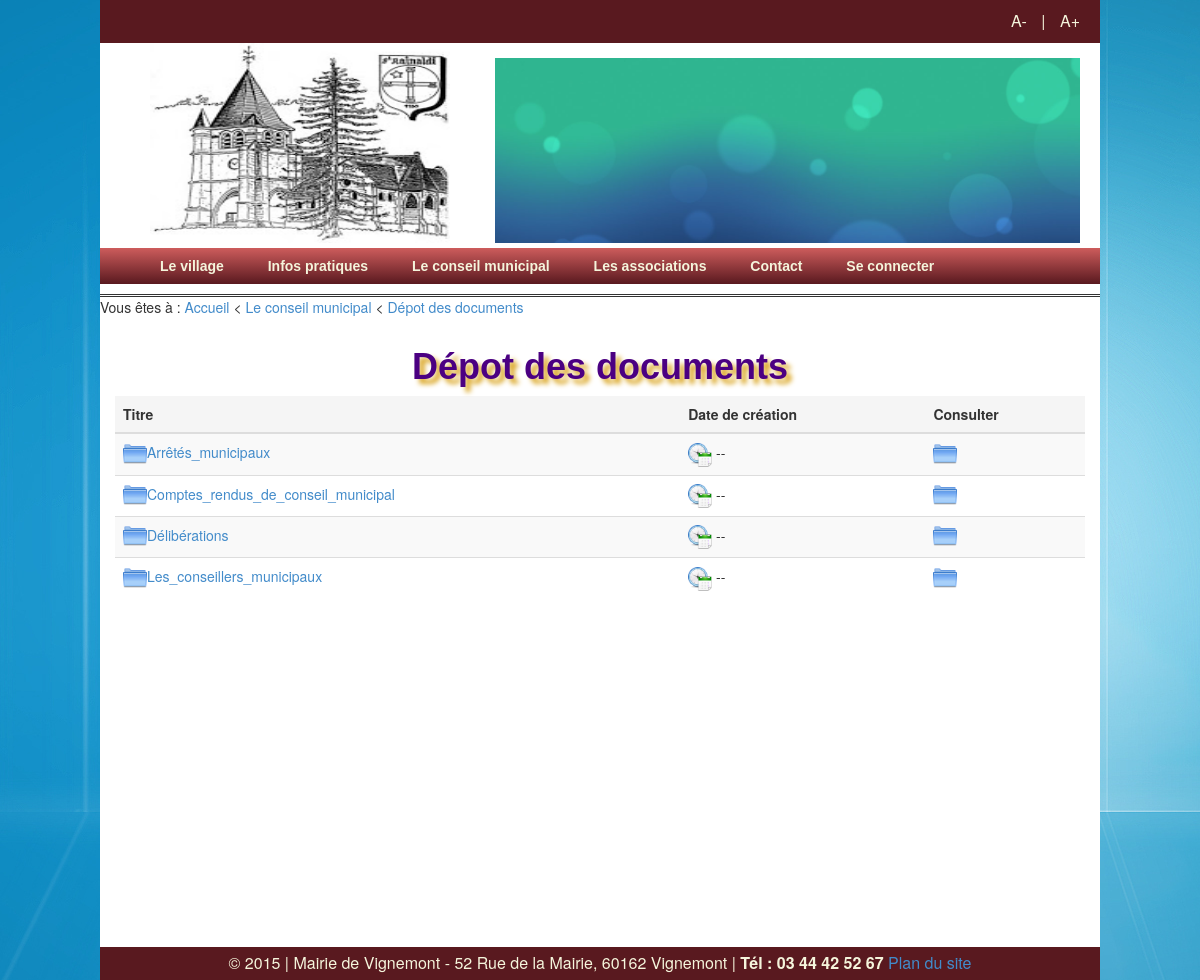
Screenshot of /depot.php with the database file from the repository.
### tables this page shows
CREATE TABLE menuItems
(nomItem varchar(50) primary key,
type varchar(20));

### depot.php (the view, shortened to what this page needs)
<?php
	$domaine = $_GET['domaine'];
	if (isset($domaine))
		$titre=$domaine;
	else
		$titre='Dépot des documents';
	require_once('header.php');
	require_once('menu.php');
?>
<?php
if (!(isset($domaine) && !estAdmin() && !estUserInterne() && $domaine=='Document_interne')){
	$bdd=connectionBD();
	if (isset($domaine)){
		$dom = mysqli_real_escape_string($bdd, $domaine);
		$sql="SELECT nom, file, create_time FROM depot WHERE domaine='$dom'";
	}else
		$sql="SELECT nomitem FROM menuItems WHERE type='depot'";
	$vQuery=mysqli_query($bdd, $sql);
	echo
	'<div id="main" class="container-fluid">
		<h1 style="color:Indigo;text-align:center;text-shadow: 5px 5px 5px GoldenRod;font-weight : bold;font-family: Tahoma, Geneva, sans-serif;">';
		echo str_replace('_',' ',$titre);
	echo '</h1><table class="table table-striped table-hover">
			<thead>
				<tr class="active">
					<th>Titre</th>
					<th>Date de création</th>
					<th>Consulter</th>';
			echo '</tr>
			</thead>
			<tbody><tr>';
	if( $vQuery ) {
		while ($row = mysqli_fetch_array($vQuery, MYSQLI_ASSOC)) {
			if (isset($domaine)){
				$path= "./source/depot/".$domaine."/".$row['file'];
				echo '<td><a href="#" onclick="window.open(\''. addslashes($path).'\', \'_blank\', \'fullscreen=yes\');"><span><img src="source/file.png" title="files" height="24" width="24"/></span>'.$row['nom'].'</a>';
				echo '<td><span><img src="source/time.png" title="time" height="24" width="24"/></span>'.$row['create_time'].'</a>';
				echo '<td><a href="#" onclick="window.open(\''. addslashes($path).'\', \'_blank\', \'fullscreen=yes\');"><span><img src="source/look.png" title="Consult" height="24" width="24"/></span></a></td>';
				echo '<td><a href="'.addslashes($path).'" download><span><img src="source/download.png" title="Download" height="24" width="24"/></span></a></td>';
				if (estAdmin()){
					echo '<td><a href="supprimerDepotFile.php?nom='.$row['nom'].'&domaine='.$domaine.'"><span>
					<img src="source/remove.png" title="Remove" height="24" width="24"/></span></a></td>';
				}
				echo '</tr>';
			}else{
				echo '<td><a href="depot.php?domaine='.$row['nomitem'].'"><span><img src="source/dossier.png" title="files" height="24" width="24"/></span>'.$row['nomitem'].'</a>';
				echo '<td><span><img src="source/time.png" title="time" height="24" width="24"/></span>      --</a></td>';
				echo '<td><a href="depot.php?domaine='.$row['nomitem'].'"><span><img src="source/dossier.png" title="Consult" height="24" width="24"/></span></a></td></tr>';
			}
		}
	}else
		echo '<p>Erreur dans la BDD !</p>'.mysqli_error($bdd);
	echo '</tbody>
		</table></div>';
?>
<?php
}else{
	alertContenuNonAutorise();
}
require_once('footer.php'); ?>

### header.php (shortened to what this page needs)
<!DOCTYPE html>
<html lang="fr">
    <head>
    	<?php
			include 'fonctions/fonction.php';
		?>
		<link href="css/bootstrap.min.css" rel="stylesheet">
		<link rel="stylesheet" href="css/total.css">
		<link rel="stylesheet" href="css/enteteSlider.css">
		<link rel="stylesheet" href="css/actualiteSlider.css">
		<link rel="stylesheet" href="css/galerieSlider.css">
        <link rel="stylesheet" href="css/menu.css">
		<link rel="stylesheet" type="text/css" href="css/app.css">
    </head>
    <body>

### menu.php (shortened to what this page needs)
<div id="total">
<div id="header">
	<span style="cursor:pointer"><a id="diminuer">A-</a></span> |
	<span style="cursor:pointer"><a id="agrandir">A+</a></span>
</div>
<div id="entete">
	<div id="embleme" style=" float:left;">
		<a href=".">
			<img width="300" height="200" border="0" src="source/embleme.jpg">
		</a>
	</div>
	<div id="enteteSlider">
		<ul>
			<?php
				afficheImage("./source/entete");
				$navigation = array();
				if($titre == "Histoire"
						|| $titre == "Aujourd'hui"
						|| $titre == "La_mairie"
						|| $titre == "L'école"
						|| $titre == "Salle_communale_Marcel_Bertin"
						|| $titre == "L'église"
						|| $titre == "Le_cimetière"
						|| $titre == "Album photo"){
					$cat = "Le village";
					echo "<ul>";
				}else if($titre == "Livret_d'accueil"
						|| $titre == "Petit_journal"){
					$cat = "Infos pratiques";
				}else if($titre == "Dépot des documents"
						|| $titre == "Les_conseillers_municipaux"
						|| $titre == "Comptes_rendus_de_conseil_municipal"
						|| $titre == "Arrêtés_municipaux"
						|| $titre == "Délibérations"){
					$cat = "Le conseil municipal";
				}else if($titre == "ALAE_Vignemont"
						|| $titre == "Tir_à_l'arc"
						|| $titre == "Festi_Vignemont"
						|| $titre == "Les_Vignes_Club"){
					$cat = "Les associations";
				}
				$navigation[0]=$cat;
				if ($titre != 'Accueil'){
					$navigation[1]=$titre;
				}
			?>
		</ul>
	</div>
</div>
<div id="menu">
	<ul id="menu-list">
		<li><a href="."><strong>Le village</strong></a>
		</li>
		<li><a href="#"><strong>Infos pratiques</strong></a>
		</li>
		<li><a href="depot.php"><strong>Le conseil municipal</strong></a>
		</li>
		<li><a href="#"><strong>Les associations</strong></a>
		</li>
		<li><a href="./contact.php"><strong>Contact</strong></a>
		</li>
		<?php if(estAdmin()){ ?>
		<li><a href="./monCompte.php"><strong>Mon Compte</strong></a>
			<ul>
				<li><a href="./inscription.php">Inscription interne</a></li>
				<li><a href="ajouterArticle.php">Ajouter un article</a></li>
				<li><a href="ajouterJournal.php">Editer les pages</a></li>
				<li><a href="depot.php?domaine=Document_interne">Gérer les documents interne</a></li>
				<li><a href="gererTout.php">Gérer tous les articles</a></li>
				<li><a href="./maillist.php">Gérer la liste des mails</a></li>
				<li><a href="./deconnection.php">Se déconnecter</a></li>
			</ul>
		</li>
		<?php }else{ ?>
		<li><a href="./connection.php"><strong>Se connecter</strong></a>
		</li>
		<?php } ?>
	</ul>
</div>
<p id="navication"><?php
	echo "Vous êtes à : <a href='.'>Accueil</a>";
	for($i=0; $i < count($navigation) ; ++$i){
		if (isset($navigation[$i]))
			echo " < <a id=\"". str_replace(" ", "_",$navigation[$i]) . "\"  > " . str_replace("_", " ",$navigation[$i]) . "</a>";
	}
	?></p>

### fonctions/fonction.php (shortened to what this page needs)
<?php
function tree($directory)
{
	$files = array();
	$mydir = dir($directory);
	while($file = $mydir->read())
	{
		if((is_dir("$directory/$file")) AND ($file!=".") AND ($file!=".."))
		{
			$files=array_merge($files,tree("$directory/$file"));
		}
		else if (($file!=".") AND ($file!=".."))
			$files[count($files)] = "$directory/$file";
	}
	return $files;
}
function afficheImage($directory)
{
	$files = tree($directory);
	$filelength=count($files);
	for($x=0;$x<$filelength;$x++) {
		echo ("<li><img  src=\"$files[$x]\" onload=loadImage(this)></li>");
	}
}
?>

### footer.php
			<div id="foot" align="center">
				© 2015 | Mairie de Vignemont - 52 Rue de la Mairie, 60162 Vignemont |
				<strong>Tél : 03 44 42 52 67</strong>
				<a href="./plan.php">Plan du site</a>
			</div>
		</div>
	</body>
</html>

### css/total.css (style rules this page uses)
body { background: url("../source/fond.jpg") no-repeat fixed center; }
#header, #diminuer, #agrandir { text-align : right; color:#f5f5dc; font-size:16px; padding:10px; background:#59191f; }
#embleme { position: relative; left : 50px; }
#menu { margin-top : 5px; position : relative; border-bottom-style: double; }
#total { background-color : white; margin-left: auto; margin-right: auto; width : 1000px; }
#main { margin: 0px auto; display : block; min-height: 600px; overflow:hidden; }
#foot { color:#f5f5dc; font-size:16px; display : block; margin-top: 20px; clear: both; padding:5px; background:#59191f; }

### css/enteteSlider.css (style rules this page uses)
#enteteSlider { position: relative; left : 80px; overflow: hidden; }
#enteteSlider ul { position: relative; margin: 15px; padding: 0; height: 200px; list-style: none; }
#enteteSlider ul li { position: relative; display: block; float: left; margin: 0; padding: 0; width: 600px; height: 200px; }

### css/menu.css (style rules this page uses)
#menu-list li { display:inline-block; position:relative; }
#menu-list { background-color: #59191f; background-image:-webkit-linear-gradient(top, #CD5C5C 0%, #59191f 100%); background-image:linear-gradient(to bottom, #CD5C5C 0%, #59191f 100%); }
#menu-list li:first-child { background-color: #59191f; background-image:-webkit-linear-gradient(top, #CD5C5C 0%, #59191f 100%); background-image:linear-gradient(to bottom, #CD5C5C 0%, #59191f 100%); }
#menu-list li:nth-child(2) { background-color: #59191f; background-image: -webkit-linear-gradient(top, #CD5C5C 0%, #59191f 100%); background-image:linear-gradient(to bottom, #CD5C5C 0%, #59191f 100%); }
#menu-list li:nth-child(3) { background-color: #59191f; background-image:-webkit-linear-gradient(top, #CD5C5C 0%, #59191f 100%); background-image:linear-gradient(to bottom, #CD5C5C 0%, #59191f 100%); }
#menu-list li:nth-child(4) { background-color: #59191f; background-image:-webkit-linear-gradient(top, #CD5C5C 0%, #59191f 100%); background-image:linear-gradient(to bottom, #CD5C5C 0%, #59191f 100%); }
#menu-list li:nth-child(5) { background-color: #59191f; background-image:-webkit-linear-gradient(top, #CD5C5C 0%, #59191f 100%); background-image:linear-gradient(to bottom, #CD5C5C 0%, #59191f 100%); }
#menu-list li:last-child { background-color: #59191f; background-image:-webkit-linear-gradient(top, #CD5C5C 0%, #59191f 100%); background-image:linear-gradient(to bottom, #CD5C5C 0%, #59191f 100%); }
#menu-list a { text-decoration:none; display:block; padding:8px 20px; color:#f5f5dc; font-family:arial; }

### rows the page displays
menuitems: nomItem "Arrêtés_municipaux"
menuitems: nomItem "Comptes_rendus_de_conseil_municipal"
menuitems: nomItem "Délibérations"
menuitems: nomItem "Les_conseillers_municipaux"

### other values shown
str_replace("_", " ",$navigation[$i]) "Le conseil municipal"
str_replace("_", " ",$navigation[$i]) "Dépot des documents"
str_replace('_',' ',$titre) "Dépot des documents"
